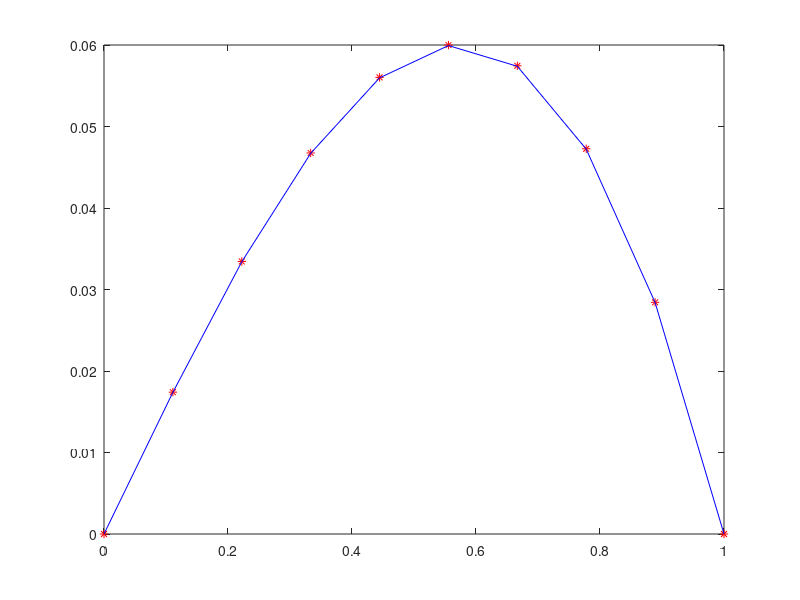

The MATLAB source for this figure:
% Problema de conducción de calor en una barra en estado estacionario

L = 1;          % Longitud de la barra: [0,L]
n = 10;         % Cantidad de puntos discretos
h = L / (n-1);  % Paso (distancia entre puntos)
x = [0:h:L];    % Vector de posiciones de los puntos


f = @(x) -sin (x);          % Fuente constante de calor

% Armando sistema de ecuaciones

% Vector b
b = zeros(n,1);
for i = 2:n-1
  b(i) = h^2 * f(x(i));
endfor
%b(2:n-1) = -f*(h^2);
b(1)=0; b(n)=0;         % Temperatura inicial de los extremos

% Matriz A
a = zeros(n,n);           % matriz nula
a(1,1)=1;  a(n,n)=1;    % condición inicial
v = [1 -2 1];
for i = 2:n-1
  a(i,i-1:i+1) = v;
endfor

% Resolver sistema Au = b, donde u es la temperatura en los puntos
u = a\b; % Solución numérica

% Solución analítica
uReal = @(x) sin(x)-sin(1)*x;

% Graficar solución numérica y analítica
plot(x,u,'r*',x,uReal(x),'b');
